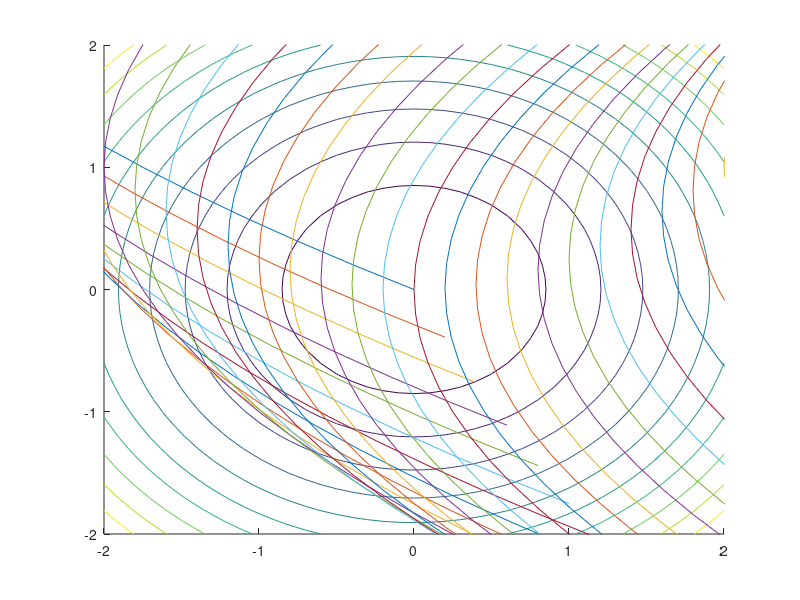

Recreate this plot in MATLAB.
% clc
% clear all
% close all
% 
% x = [72, 166, 259];
% y = [-20, 0, 20]; %[3, 80, 174]
% 
%
% px = 0:1:300;
% P2 = polyfit(x, y, 2);
% P3 = polyfit(x, y, 3);
% 
% hold on
% scatter(x, y, 'r')
% plot(px, polyval(P2, px), 'b')
% plot(px, polyval(P3, px), 'm')
% 
% xx = 50:1:300;
% yy = (2.5*10^-5)*(xx - 166).^3;
% plot(xx, yy, 'c')
% 
% yy = (2.5*10^-9)*(xx - 166).^5;
% plot(xx, yy, 'g')
% 
% grid on
% legend('points', 'quadratic', 'cubic', 'custom cubic', 'custom quintic')
% xlim([xx(1), xx(end)])
% ylim([-35, 35])
% hold off
% 
% figure
% x = 72:1:259; 
% y = 3:1:174;
% 
% [xx, yy] = meshgrid(x, y);
% zz = 10*exp((-2.5*10^-5)*(xx-166).^3 - (2.5*10^-5)*(yy-80).^3);
% plot3(xx, yy, zz)
% % [px, py] = gradient(zz, .2, .2);
% 
% quiver(x, y, px, py)
% xlim([x(1), x(end)])
% ylim([y(1), y(end)])


x = -2:.1:2;
y = -2:.1:2;
[xx, yy] = meshgrid(x, y);
g = xx.^2 + yy.^2;
hold on
contour(xx, yy, g)
plot(2*xx + yy.^2, xx.^2 + 2*yy)
